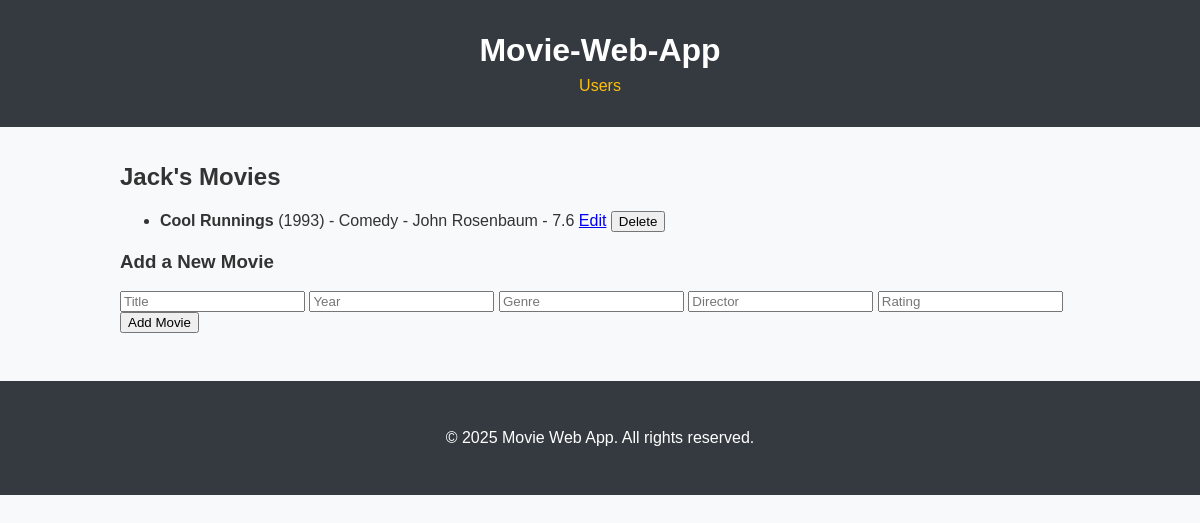
Screenshot of /users/2/movies with the database file from the repository.
### models.py (models this page shows)
class User(db.Model):
    id = db.Column(db.Integer, primary_key=True, autoincrement=True)
    name = db.Column(db.String(100))
    movies = db.relationship('Movie', backref='user', lazy=True)

class Movie(db.Model):
    id = db.Column(db.Integer, primary_key=True, autoincrement=True)
    title = db.Column(db.String(150))
    release_year = db.Column(db.Integer)
    genre = db.Column(db.String(100))
    director = db.Column(db.String(100))
    rating = db.Column(db.Float)
    user_id = db.Column(db.Integer, db.ForeignKey('user.id'))

### app.py (the view)
@app.route('/users/<int:user_id>/movies', methods=['GET', 'POST'])
def user_movies(user_id):
    if request.method == 'POST':
        movie_data = serialize_movie()
        data_manager.add_movie(user_id, movie_data)
        return redirect(url_for('user_movies', user_id=user_id))
    user = data_manager.get_user(user_id)
    movies = data_manager.get_user_movies(user_id)
    return render_template('user_movies.html', user=user, movies=movies)

### data_manager.py (called while the page is built)
    def get_user(self, user_id):
        return User.query.get(user_id)

    def get_user_movies(self, user_id):
        return Movie.query.filter_by(user_id=user_id).all()

### templates/user_movies.html
{% extends "base.html" %}
{% block content %}
<h2>{{ user.name }}'s Movies</h2>
<ul>
    {% for movie in movies %}
        <li>
            <strong>{{ movie.title }}</strong> ({{ movie.release_year }}) - {{ movie.genre }} - {{ movie.director }} - {{ movie.rating }}
            <a href="{{ url_for('edit_movie', user_id=user.id, movie_id=movie.id) }}">Edit</a>
            <form action="{{ url_for('delete_movie', user_id=user.id, movie_id=movie.id) }}" method="POST" style="display:inline">
                <button type="submit">Delete</button>
            </form>
        </li>
    {% endfor %}
</ul>
<h3>Add a New Movie</h3>
<form method="POST">
    <input name="title" placeholder="Title" required>
    <input name="release_year" placeholder="Year" required>
    <input name="genre" placeholder="Genre" required>
    <input name="director" placeholder="Director" required>
    <input name="rating" placeholder="Rating" required>
    <button type="submit">Add Movie</button>
</form>
{% endblock %}

### static/style.css (style rules this page uses)
body { font-family: Arial, sans-serif; margin: 0; background-color: #f8f9fa; color: #333; }

### rows the page displays
User: name "Jack"
Movie: title "Cool Runnings", release_year "1993", genre "Comedy", director "John Rosenbaum", rating "7.6"
